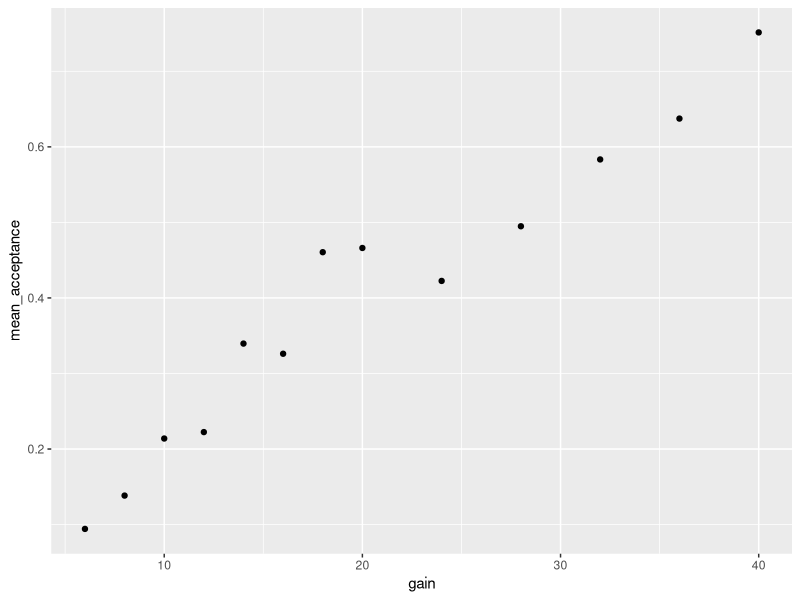
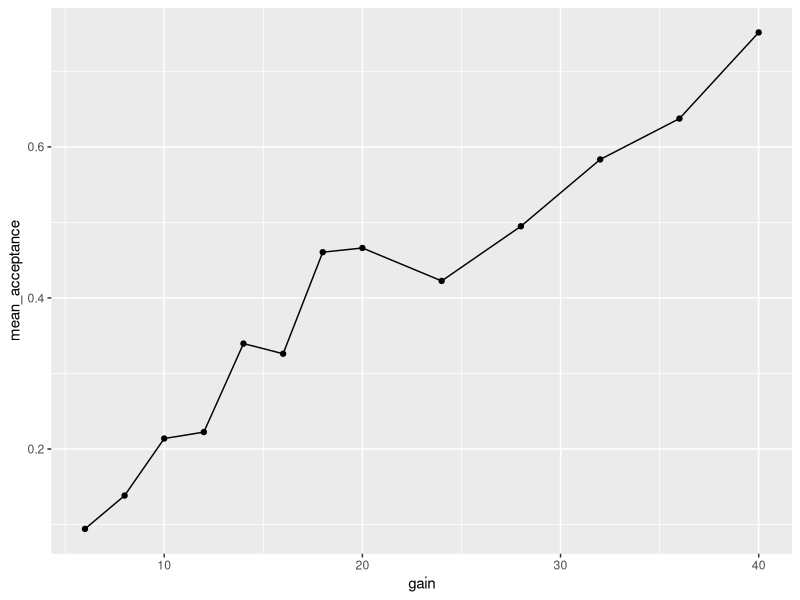
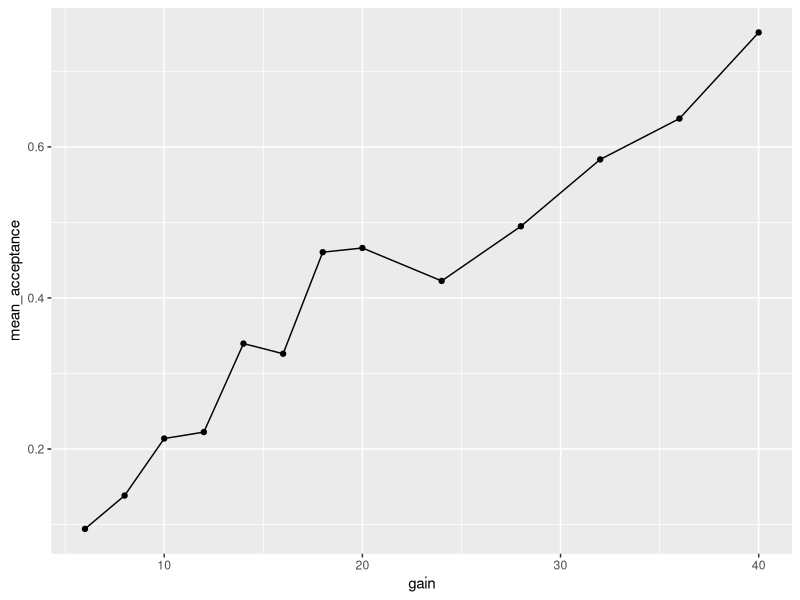
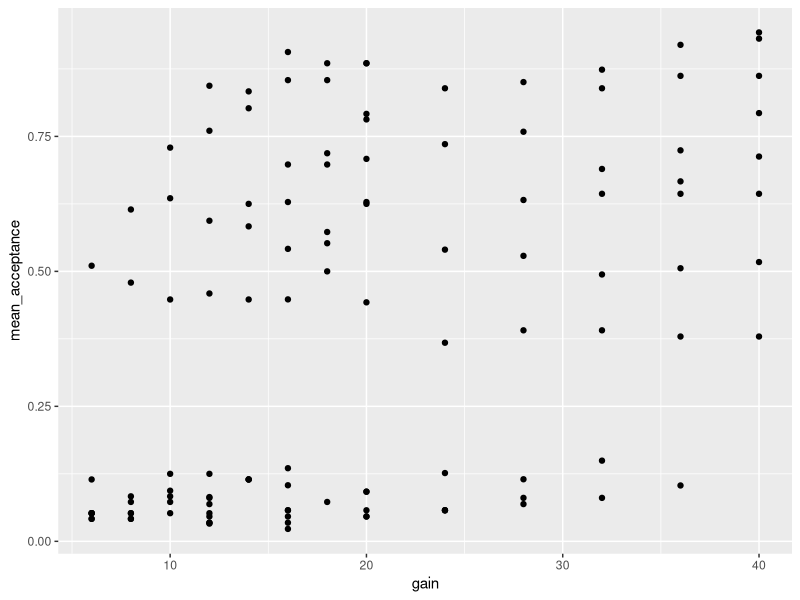
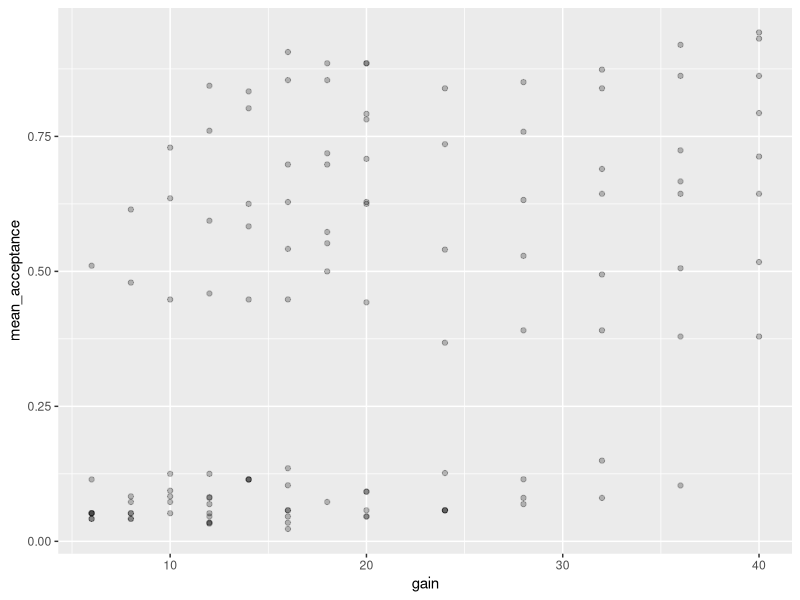
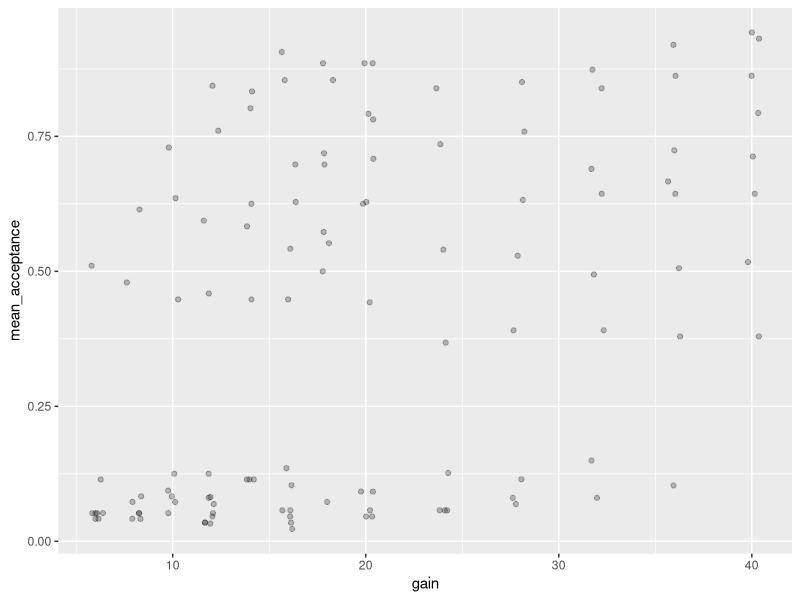
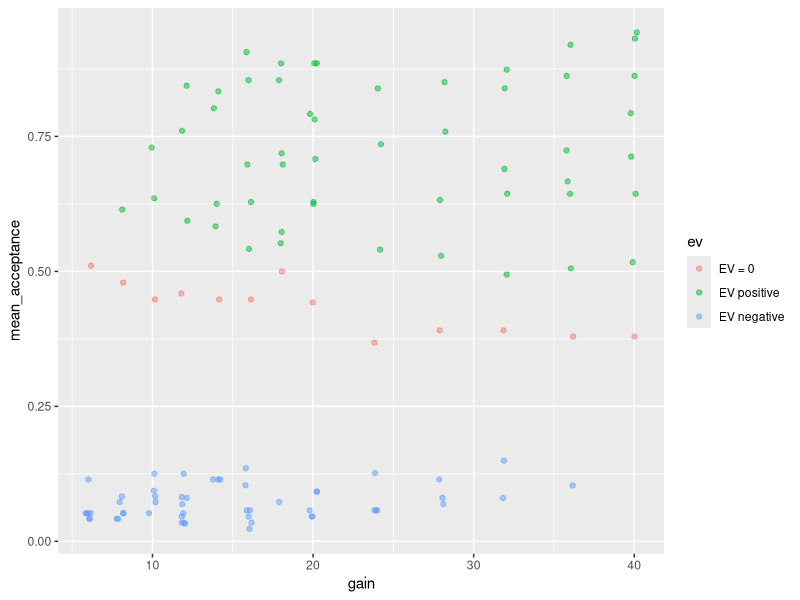
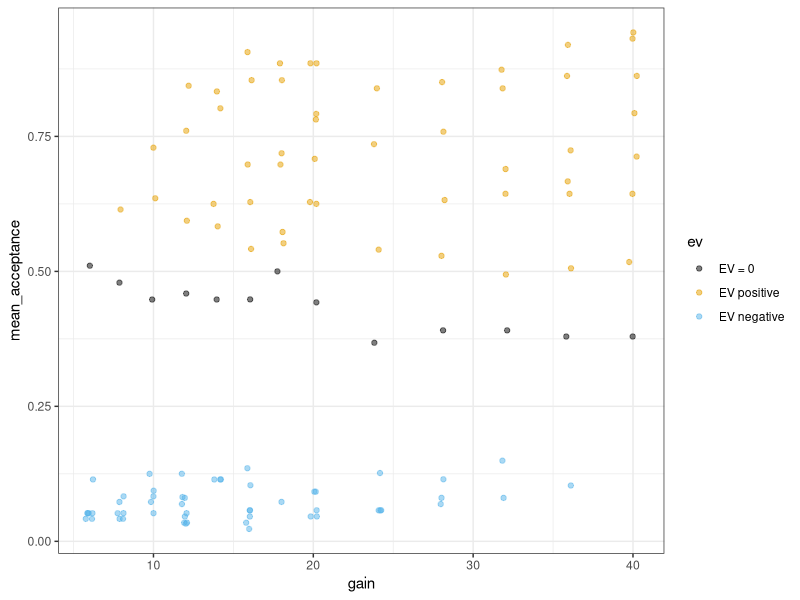

Recreate these plots in R, in order.
## ---- chunk 1
df1a <- read.csv("data/ws2015_exp1a.csv")
## ---- chunk 2
str(df1a)
## ---- chunk 3
df1a$subno <- factor(df1a$subno)
df1a$response <- factor(df1a$response, levels = c("reject", "accept"))
df1a$condition <- factor(df1a$condition, 
                         levels = c(40.2, 20.2, 40.4, 20.4), 
                         labels = c("-$20/+$40", "-$20/+$20", "-$40/+$40", "-$40/+$20"))
str(df1a)
## ---- chunk 4
head(df1a)
## ---- chunk 5
library("tidyverse")
## ---- chunk 6
tbl1a <- as_tibble(df1a)
tbl1a
## ---- chunk 7
tbl1a <- read_csv("data/ws2015_exp1a.csv")
tbl1a
## ---- chunk 8
tbl1a <- read_csv("data/ws2015_exp1a.csv", 
                  col_types = cols(
                    subno = col_factor(),
                    loss = col_double(),
                    gain = col_double(),
                    response = col_character(),
                    condition = col_double(),
                    resp = col_double()
                  ))
tbl1a
## ---- chunk 9
# step 1: get minimum and maximum and save in temporary variables
tmp <- range(tbl1a$loss)
tmp # print minimum and maximum, to check everything is okay
#step 2: calculate mean of minimum and maximum:
mean(tmp)
## ---- chunk 10
mean(range(tbl1a$loss))
## ---- chunk 11
tbl1a$loss %>% 
  range() %>% 
  mean()
## ---- chunk 12
loss_midpoint <- tbl1a$loss %>%
  range() %>% 
  mean()
loss_midpoint
## ---- chunk 13
tbl1a <- read_csv("data/ws2015_exp1a.csv")
tbl1a <- tbl1a %>% 
  mutate(
    subno = factor(subno),
    response = factor(response, levels = c("reject", "accept")),
    condition = factor(condition, 
                        levels = c(40.2, 20.2, 40.4, 20.4), 
                        labels = c("-$20/+$40", "-$20/+$20", "-$40/+$40", "-$40/+$20"))
  )
tbl1a
 
## ---- chunk 14
tbl1a %>% 
  summarise(mean_acc = mean(resp))
## ---- chunk 15
tbl1a %>% 
  summarise(
    mean_acc = mean(resp),
    sd_acc = sd(resp),  ## sd() returns the standard deviation
    mean_pot_loss = mean(loss),
    mean_pot_gain = mean(gain)
  )
## ---- chunk 16
tbl1a %>%
  filter(condition == "-$20/+$40") %>% 
  summarise(
    mean_acc = mean(resp),
    sd_acc = sd(resp),
    mean_pot_loss = mean(loss),
    mean_pot_gain = mean(gain)
  )
## ---- chunk 17
symm1 <- tbl1a %>%
  filter(loss == gain)
symm1
## ---- chunk 18
symm2 <- tbl1a %>%
  filter(!(loss != gain))
all.equal(symm1, symm2)
## ---- chunk 19
tbl1a %>%
  filter(loss == gain) %>% 
  select(loss, gain, condition) %>% 
  unique() %>% 
  arrange(condition) %>% 
  print(n = Inf)
## ---- chunk 20
tbl1a %>%
  filter(loss == gain, loss %in% c(12, 16, 20)) %>% 
  select(loss, gain, condition) %>% 
  unique() %>% 
  arrange(condition) 
## ---- chunk 21
## "loss aversion" condition:
tbl1a %>%
  filter(loss == gain, loss %in% c(12, 16, 20)) %>% 
  filter(condition == "-$20/+$40") %>% 
  summarise(mean_acc = mean(resp))

## "loss seeking" condition:
tbl1a %>%
  filter(loss == gain, loss %in% c(12, 16, 20)) %>% 
  filter(condition == "-$40/+$20") %>% 
  summarise(mean_acc = mean(resp))
## ---- chunk 22
tbl1a %>%
  filter(loss == gain, loss %in% c(12, 16, 20)) %>% 
  group_by(condition) %>% 
  summarise(mean_acc = mean(resp))
## ---- chunk 23
tbl1a %>%
  filter(loss == gain, loss %in% c(12, 16, 20)) %>% 
  group_by(condition, loss, gain) %>% 
  summarise(mean_acc = mean(resp))
## ---- chunk 24
tbl1a %>%
  filter(loss == gain, loss %in% c(12, 16, 20)) %>% 
  group_by(condition, loss, gain) %>% 
  summarise(mean_acc = mean(resp)) %>% 
  ungroup()
## ---- chunk 25
lot_sum <- tbl1a %>% 
  group_by(gain) %>% 
  summarise(mean_acceptance = mean(resp))
lot_sum
## ---- chunk 26
ggplot(lot_sum, aes(x = gain, y = mean_acceptance)) +
  geom_point()
## ---- chunk 27
ggplot(lot_sum, aes(x = gain, y = mean_acceptance)) +
  geom_point() +
  geom_line()
## ---- chunk 28
ggplot(lot_sum, aes(x = gain, y = mean_acceptance)) +
  geom_point() +
  geom_line(aes(group = 1))
## ---- chunk 29
lot_sum2 <- tbl1a %>% 
  filter(condition %in% c("-$20/+$20", "-$40/+$40")) %>% 
  group_by(loss, gain) %>% 
  summarise(mean_acceptance = mean(resp))
lot_sum2
## ---- chunk 30
ggplot(lot_sum2, aes(x = gain, y = mean_acceptance)) +
  geom_point()
## ---- chunk 31
ggplot(lot_sum2, aes(x = gain, y = mean_acceptance)) +
  geom_point(alpha = 0.25)
## ---- chunk 32
ggplot(lot_sum2, aes(x = gain, y = mean_acceptance)) +
  geom_jitter(width = 0.4, alpha = 0.25)
## ---- chunk 33
lot_sum2 <- lot_sum2 %>% 
  mutate(ev = factor(case_when(
    gain == loss ~ "EV = 0",
    gain < loss ~ "EV negative",
    gain > loss ~ "EV positive"
  )))
lot_sum2
## ---- chunk 34
ggplot(lot_sum2, aes(x = gain, y = mean_acceptance, colour = ev)) +
  geom_jitter(width = 0.25, alpha = 0.5)
## ---- chunk 35
ggplot(lot_sum2, aes(x = gain, y = mean_acceptance, colour = ev)) +
  geom_jitter(width = 0.25, alpha = 0.5) +
  ggthemes::scale_colour_colorblind() +
  theme_bw()
## ---- chunk 36
ggplot(lot_sum2, aes(x = gain, y = mean_acceptance, colour = ev, size = loss)) +
  geom_jitter(width = 0.25, alpha = 0.5) +
  ggthemes::scale_colour_colorblind() +
  theme_bw()
## ---- chunk 37
theme_set(theme_bw(base_size = 15) + 
            theme(legend.position="bottom", 
                  panel.grid.major.x = element_blank()))
## ---- chunk 38
part_sum <- tbl1a %>%
  group_by(condition, subno) %>% 
  summarise(mean_acc = mean(resp)) %>% 
  ungroup()
part_sum
## ---- chunk 39
ggplot(part_sum, aes(x = condition, y = mean_acc)) +
  geom_point()
## ---- chunk 40
ggplot(part_sum, aes(x = condition, y = mean_acc)) +
  geom_jitter(width = 0.2, height = 0.1, alpha = 0.25)
## ---- chunk 41
ggplot(part_sum, aes(x = condition, y = mean_acc)) +
  geom_jitter(width = 0.2, height = 0.1, alpha = 0.25)
## ---- chunk 42
part_sum <- tbl1a %>%
  filter(loss == gain, loss %in% c(12, 16, 20)) %>% 
  group_by(condition, subno) %>% 
  summarise(mean_acc = mean(resp)) %>% 
  ungroup()
part_sum
## ---- chunk 43
ggplot(part_sum, aes(x = condition, y = mean_acc)) +
  geom_point()
## ---- chunk 44
ggplot(part_sum, aes(x = condition, y = mean_acc)) +
  geom_jitter(width = 0.2, height = 0.1, alpha = 0.25)
## ---- chunk 45
ggplot(part_sum, aes(x = condition, y = mean_acc)) +
  geom_jitter(width = 0.2, height = 0.1, alpha = 0.25)
